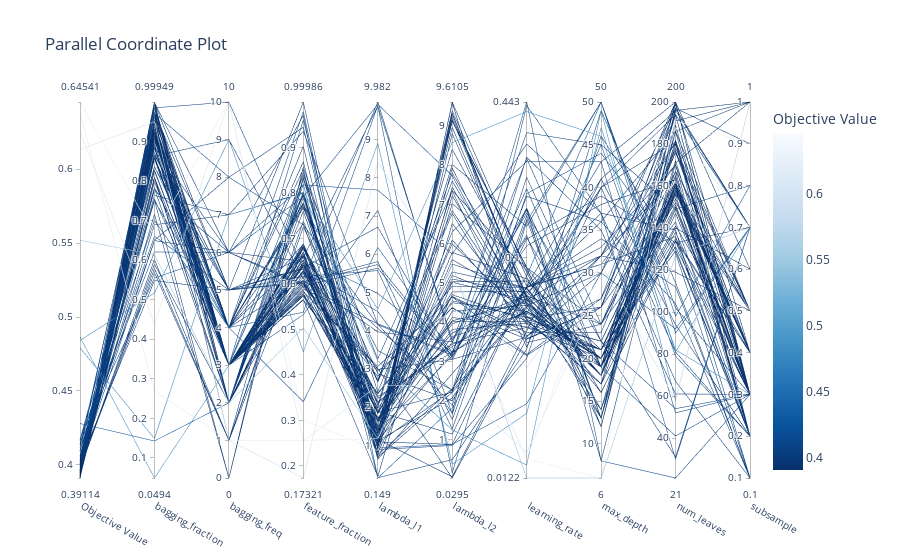

Notebook cell for this chart:
### Markdown cell above
#### Dominant Profile Plot
The last plot shows all different hyperparameter profiles. This plot becomes increasingly less useful if the number of trials increases (and even more so when no pruning strategies are used). 
However, we can clearly see on this plot that there is a 'dominant profile' which leads to the best performance metric (see the darkest profiles corresponds to the better models).

### Code cell
optuna.visualization.plot_parallel_coordinate(study_bohb)
